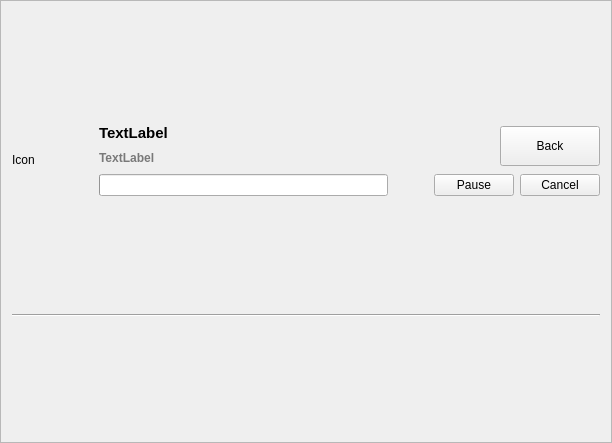
<?xml version="1.0" encoding="UTF-8"?>
<ui version="4.0">
 <class>FrameInspect</class>
 <widget class="QFrame" name="FrameInspect">
  <property name="geometry">
   <rect>
    <x>0</x>
    <y>0</y>
    <width>612</width>
    <height>443</height>
   </rect>
  </property>
  <property name="windowTitle">
   <string>Inspect</string>
  </property>
  <property name="frameShape">
   <enum>QFrame::StyledPanel</enum>
  </property>
  <property name="frameShadow">
   <enum>QFrame::Raised</enum>
  </property>
  <layout class="QVBoxLayout" name="verticalLayout_3">
   <item>
    <layout class="QHBoxLayout" name="horizontalLayout_5">
     <item>
      <layout class="QHBoxLayout" name="horizontalLayout_2">
       <item>
        <widget class="QLabel" name="labelIcon">
         <property name="sizePolicy">
          <sizepolicy hsizetype="Fixed" vsizetype="Fixed">
           <horstretch>0</horstretch>
           <verstretch>0</verstretch>
          </sizepolicy>
         </property>
         <property name="minimumSize">
          <size>
           <width>64</width>
           <height>64</height>
          </size>
         </property>
         <property name="maximumSize">
          <size>
           <width>64</width>
           <height>64</height>
          </size>
         </property>
         <property name="text">
          <string>Icon</string>
         </property>
        </widget>
       </item>
       <item>
        <spacer name="horizontalSpacer">
         <property name="orientation">
          <enum>Qt::Horizontal</enum>
         </property>
         <property name="sizeType">
          <enum>QSizePolicy::Fixed</enum>
         </property>
         <property name="sizeHint" stdset="0">
          <size>
           <width>17</width>
           <height>20</height>
          </size>
         </property>
        </spacer>
       </item>
      </layout>
     </item>
     <item>
      <layout class="QVBoxLayout" name="verticalLayout_2">
       <item>
        <layout class="QHBoxLayout" name="horizontalLayout_4">
         <item>
          <layout class="QVBoxLayout" name="verticalLayout">
           <item>
            <widget class="QLabel" name="labelTitle">
             <property name="font">
              <font>
               <pointsize>11</pointsize>
               <weight>75</weight>
               <bold>true</bold>
              </font>
             </property>
             <property name="text">
              <string>TextLabel</string>
             </property>
            </widget>
           </item>
           <item>
            <layout class="QHBoxLayout" name="horizontalLayout_3">
             <item>
              <widget class="QLabel" name="labelInfo">
               <property name="palette">
                <palette>
                 <active>
                  <colorrole role="WindowText">
                   <brush brushstyle="SolidPattern">
                    <color alpha="255">
                     <red>121</red>
                     <green>121</green>
                     <blue>121</blue>
                    </color>
                   </brush>
                  </colorrole>
                 </active>
                 <inactive>
                  <colorrole role="WindowText">
                   <brush brushstyle="SolidPattern">
                    <color alpha="255">
                     <red>121</red>
                     <green>121</green>
                     <blue>121</blue>
                    </color>
                   </brush>
                  </colorrole>
                 </inactive>
                 <disabled>
                  <colorrole role="WindowText">
                   <brush brushstyle="SolidPattern">
                    <color alpha="255">
                     <red>120</red>
                     <green>120</green>
                     <blue>120</blue>
                    </color>
                   </brush>
                  </colorrole>
                 </disabled>
                </palette>
               </property>
               <property name="font">
                <font>
                 <weight>75</weight>
                 <bold>true</bold>
                </font>
               </property>
               <property name="text">
                <string>TextLabel</string>
               </property>
              </widget>
             </item>
             <item>
              <spacer name="horizontalSpacer_3">
               <property name="orientation">
                <enum>Qt::Horizontal</enum>
               </property>
               <property name="sizeHint" stdset="0">
                <size>
                 <width>40</width>
                 <height>20</height>
                </size>
               </property>
              </spacer>
             </item>
             <item>
              <layout class="QHBoxLayout" name="horizontalLayoutReinspect"/>
             </item>
            </layout>
           </item>
          </layout>
         </item>
         <item>
          <widget class="QPushButton" name="pushButtonBack">
           <property name="minimumSize">
            <size>
             <width>100</width>
             <height>40</height>
            </size>
           </property>
           <property name="text">
            <string>Back</string>
           </property>
          </widget>
         </item>
        </layout>
       </item>
       <item>
        <layout class="QHBoxLayout" name="horizontalLayout">
         <item>
          <widget class="QProgressBar" name="progressBar">
           <property name="value">
            <number>0</number>
           </property>
           <property name="textVisible">
            <bool>false</bool>
           </property>
           <property name="format">
            <string>%p%</string>
           </property>
          </widget>
         </item>
         <item>
          <spacer name="horizontalSpacer_2">
           <property name="orientation">
            <enum>Qt::Horizontal</enum>
           </property>
           <property name="sizeType">
            <enum>QSizePolicy::Fixed</enum>
           </property>
           <property name="sizeHint" stdset="0">
            <size>
             <width>40</width>
             <height>20</height>
            </size>
           </property>
          </spacer>
         </item>
         <item>
          <widget class="QPushButton" name="pushButtonPause">
           <property name="text">
            <string>Pause</string>
           </property>
          </widget>
         </item>
         <item>
          <widget class="QPushButton" name="pushButtonCancel">
           <property name="text">
            <string>Cancel</string>
           </property>
          </widget>
         </item>
        </layout>
       </item>
      </layout>
     </item>
    </layout>
   </item>
   <item>
    <widget class="Line" name="line">
     <property name="orientation">
      <enum>Qt::Horizontal</enum>
     </property>
    </widget>
   </item>
   <item>
    <layout class="QHBoxLayout" name="horizontalLayoutInspect"/>
   </item>
  </layout>
 </widget>
 <resources/>
 <connections/>
</ui>
